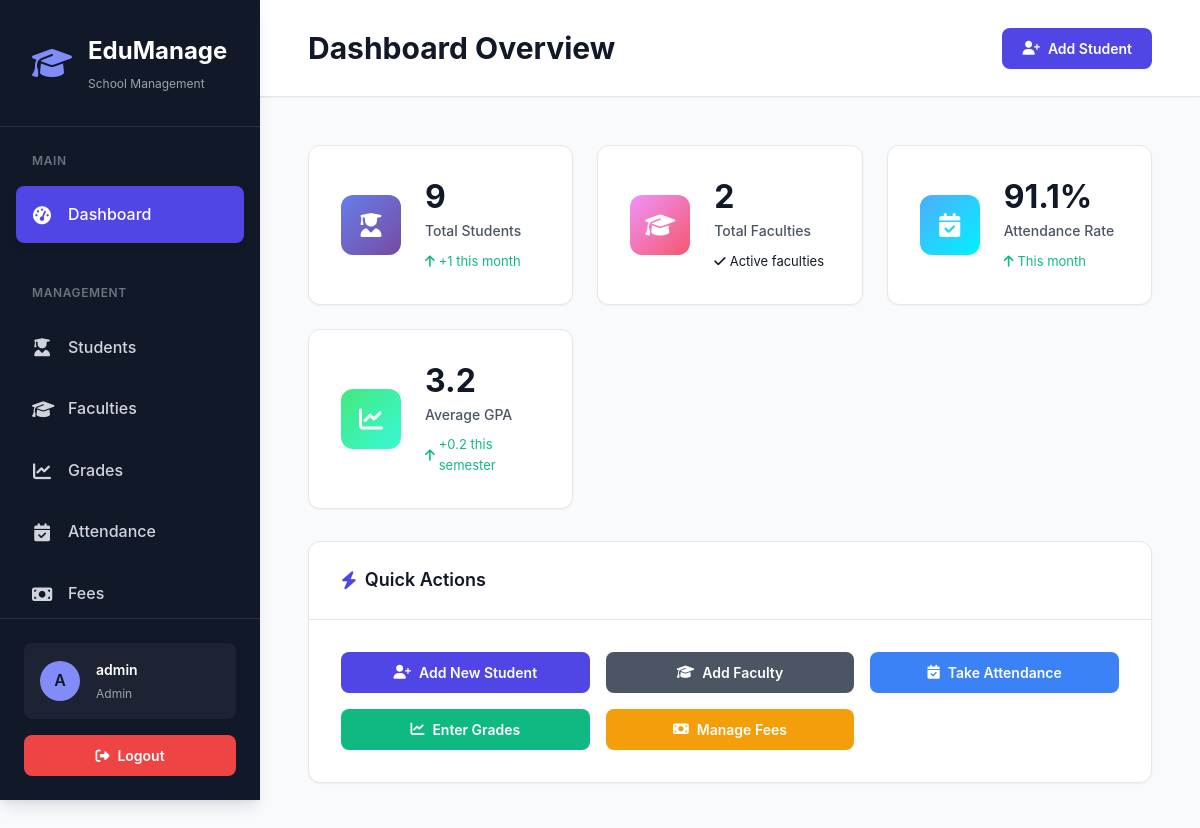
The page /dashboard (signed in) on the database its author committed.
### models.py (models this page shows, shortened)
class User(UserMixin, db.Model):
    __tablename__ = 'user'
    id = db.Column(db.Integer, primary_key=True)
    username = db.Column(db.String(150), unique=True, nullable=False, index=True)
    email = db.Column(db.String(150), unique=True, nullable=False, index=True)
    password_hash = db.Column(db.String(255), nullable=False)
    role = db.Column(db.String(50), default='admin')  # admin, teacher, staff
    first_name = db.Column(db.String(50))
    last_name = db.Column(db.String(50))
    phone = db.Column(db.String(20))
    profile_image = db.Column(db.String(255))
    created_at = db.Column(db.DateTime, default=datetime.utcnow)
    updated_at = db.Column(db.DateTime, default=datetime.utcnow, onupdate=datetime.utcnow)
    last_login = db.Column(db.DateTime)
    is_active = db.Column(db.Boolean, default=True)
    events_created = db.relationship('Event', backref='creator', lazy=True)

### app.py (the view)
@app.route('/dashboard')
@login_required
def dashboard():
    if current_user.role == 'student':
        return render_template('dashboard.html')
    total_students = Student.query.filter_by(status='active').count()
    total_subjects = Subject.query.count()
    thirty_days_ago = datetime.now() - timedelta(days=30)
    recent_enrollments = Student.query.filter(Student.enrollment_date >= thirty_days_ago).count()
    current_month = datetime.now().month
    current_year = datetime.now().year
    total_attendance = Attendance.query.filter(
        func.extract('month', Attendance.date) == current_month,
        func.extract('year', Attendance.date) == current_year
    ).count()
    present_attendance = Attendance.query.filter(
        func.extract('month', Attendance.date) == current_month,
        func.extract('year', Attendance.date) == current_year,
        Attendance.status == 'present'
    ).count()
    attendance_rate = 0
    if total_attendance and total_attendance > 0:
        attendance_rate = round((present_attendance / total_attendance) * 100, 1)
    grade_distribution = db.session.query(
        Grade.letter_grade,
        func.count(Grade.id).label('count')
    ).group_by(Grade.letter_grade).all()
    return render_template('dashboard/index.html',
                         total_students=total_students,
                         total_subjects=total_subjects,
                         recent_enrollments=recent_enrollments,
                         attendance_rate=attendance_rate,
                         grade_distribution=grade_distribution)

### app.py (called while the page is built, shortened)
@login_manager.user_loader
def load_user(user_id):
    return User.query.get(int(user_id))

### templates/dashboard/index.html (shortened to what this page needs)
{% extends 'base.html' %}
{% block page_title %}Dashboard Overview{% endblock %}
{% block header_actions %}
{% if current_user.role in ['admin', 'teacher'] %}
<a href="{{ url_for('add_student') }}" class="btn btn-primary">
    <i class="fas fa-user-plus"></i>
    Add Student
</a>
{% endif %}
{% endblock %}
{% block content %}
<div class="animate-fade-in-up">
    <div class="stats-grid">
        <div class="stat-card">
            <div class="stat-icon students">
                <i class="fas fa-user-graduate"></i>
            </div>
            <div class="stat-content">
                <div class="stat-value">{{ total_students }}</div>
                <div class="stat-label">Total Students</div>
                <div class="stat-change positive">
                    <i class="fas fa-arrow-up"></i>
                    <span>+{{ recent_enrollments }} this month</span>
                </div>
            </div>
        </div>
        <div class="stat-card">
            <div class="stat-icon subjects">
                <i class="fas fa-graduation-cap"></i>
            </div>
            <div class="stat-content">
                <div class="stat-value">{{ total_subjects }}</div>
                <div class="stat-label">Total Faculties</div>
                <div class="stat-change">
                    <i class="fas fa-check"></i>
                    <span>Active faculties</span>
                </div>
            </div>
        </div>
        <div class="stat-card">
            <div class="stat-icon attendance">
                <i class="fas fa-calendar-check"></i>
            </div>
            <div class="stat-content">
                <div class="stat-value">{{ attendance_rate }}%</div>
                <div class="stat-label">Attendance Rate</div>
                <div class="stat-change {% if attendance_rate >= 90 %}positive{% elif attendance_rate >= 80 %}{% else %}negative{% endif %}">
                    <i class="fas fa-{% if attendance_rate >= 90 %}arrow-up{% elif attendance_rate >= 80 %}minus{% else %}arrow-down{% endif %}"></i>
                    <span>This month</span>
                </div>
            </div>
        </div>
        <div class="stat-card">
            <div class="stat-icon performance">
                <i class="fas fa-chart-line"></i>
            </div>
            <div class="stat-content">
                <div class="stat-value">3.2</div>
                <div class="stat-label">Average GPA</div>
                <div class="stat-change positive">
                    <i class="fas fa-arrow-up"></i>
                    <span>+0.2 this semester</span>
                </div>
            </div>
        </div>
    </div>
    {% if current_user.role in ['admin', 'teacher'] %}
    <div class="card" style="margin-top: 1.5rem;">
        <div class="card-header">
            <h3><i class="fas fa-bolt"></i> Quick Actions</h3>
        </div>
        <div class="card-body">
            <div class="btn-group" style="display: grid; grid-template-columns: repeat(auto-fit, minmax(200px, 1fr)); gap: 1rem;">
                {% if current_user.role == 'admin' %}
                <a href="{{ url_for('add_student') }}" class="btn btn-primary">
                    <i class="fas fa-user-plus"></i>
                    Add New Student
                </a>
                <a href="{{ url_for('add_subject') }}" class="btn btn-secondary">
                    <i class="fas fa-graduation-cap"></i>
                    Add Faculty
                </a>
                {% endif %}
                {% if current_user.role in ['admin', 'teacher'] %}
                <a href="{{ url_for('record_attendance') }}" class="btn btn-info">
                    <i class="fas fa-calendar-check"></i>
                    Take Attendance
                </a>
                <a href="{{ url_for('add_grade') }}" class="btn btn-success">
                    <i class="fas fa-chart-line"></i>
                    Enter Grades
                </a>
                {% endif %}
                {% if current_user.role == 'admin' %}
                <a href="{{ url_for('admin_fees') }}" class="btn btn-warning">
                    <i class="fas fa-money-bill"></i>
                    Manage Fees
                </a>
                {% endif %}
            </div>
        </div>
    </div>
    {% endif %}
</div>
{% endblock %}

### templates/base.html (shortened to what this page needs)
<!DOCTYPE html>
<html lang="en">
<head>
    <link rel="stylesheet" href="https://cdnjs.cloudflare.com/ajax/libs/font-awesome/6.4.0/css/all.min.css">
    <link rel="stylesheet" href="{{ url_for('static', filename='style_modern.css') }}">
</head>
<body>
    {% if current_user.is_authenticated %}
    <div class="app-container">
        <aside class="sidebar" id="sidebar">
            <div class="sidebar-header">
                <a href="{{ url_for('dashboard') }}" class="sidebar-logo">
                    <i class="fas fa-graduation-cap"></i>
                    <div class="sidebar-logo-text">
                        <h1>EduManage</h1>
                        <p>School Management</p>
                    </div>
                </a>
            </div>
            <nav class="sidebar-nav">
                {% if current_user.role == 'student' %}
                <div class="nav-section">
                    <div class="nav-section-title">Student Portal</div>
                    <a href="{{ url_for('student_dashboard') }}" class="nav-link {{ 'active' if request.endpoint == 'student_dashboard' }}">
                        <i class="fas fa-tachometer-alt"></i>
                        <span>Dashboard</span>
                    </a>
                    <a href="{{ url_for('student_profile') }}" class="nav-link {{ 'active' if request.endpoint and 'student_profile' in request.endpoint }}">
                        <i class="fas fa-user"></i>
                        <span>My Profile</span>
                    </a>
                    <a href="{{ url_for('student_my_grades') }}" class="nav-link {{ 'active' if request.endpoint and 'student_my_grades' in request.endpoint }}">
                        <i class="fas fa-star"></i>
                        <span>My Grades</span>
                    </a>
                    <a href="{{ url_for('student_my_attendance') }}" class="nav-link {{ 'active' if request.endpoint and 'student_my_attendance' in request.endpoint }}">
                        <i class="fas fa-calendar-check"></i>
                        <span>My Attendance</span>
                    </a>
                    <a href="{{ url_for('student_my_fees') }}" class="nav-link {{ 'active' if request.endpoint and 'student_my_fees' in request.endpoint }}">
                        <i class="fas fa-money-bill-wave"></i>
                        <span>My Fees</span>
                    </a>
                </div>
                {% else %}
                <div class="nav-section">
                    <div class="nav-section-title">Main</div>
                    <a href="{{ url_for('dashboard') }}" class="nav-link {{ 'active' if request.endpoint == 'dashboard' }}">
                        <i class="fas fa-tachometer-alt"></i>
                        <span>Dashboard</span>
                    </a>
                </div>
                <div class="nav-section">
                    <div class="nav-section-title">Management</div>
                    <a href="{{ url_for('students') }}" class="nav-link {{ 'active' if request.endpoint and 'students' in request.endpoint and 'student_' not in request.endpoint }}">
                        <i class="fas fa-user-graduate"></i>
                        <span>Students</span>
                    </a>
                    <a href="{{ url_for('subjects') }}" class="nav-link {{ 'active' if request.endpoint and 'subject' in request.endpoint }}">
                        <i class="fas fa-graduation-cap"></i>
                        <span>Faculties</span>
                    </a>
                    <a href="{{ url_for('grades') }}" class="nav-link {{ 'active' if request.endpoint and 'grades' == request.endpoint }}">
                        <i class="fas fa-chart-line"></i>
                        <span>Grades</span>
                    </a>
                    <a href="{{ url_for('attendance') }}" class="nav-link {{ 'active' if request.endpoint and 'attendance' == request.endpoint }}">
                        <i class="fas fa-calendar-check"></i>
                        <span>Attendance</span>
                    </a>
                    <a href="{{ url_for('fees') }}" class="nav-link {{ 'active' if request.endpoint and 'fees' in request.endpoint }}">
                        <i class="fas fa-money-bill"></i>
                        <span>Fees</span>
                    </a>
                </div>
                {% endif %}
            </nav>
            <div class="sidebar-footer">
                <div class="user-info">
                    <div class="user-avatar">
                        {% if current_user.role == 'student' %}
                            {{ current_user.username[0].upper() }}{{ current_user.username[1].upper() if current_user.username|length > 1 else '' }}
                        {% else %}
                            {{ current_user.username[0].upper() }}
                        {% endif %}
                    </div>
                    <div class="user-details">
                        <h4>{{ current_user.username }}</h4>
                        <p>{{ current_user.role.title() }}</p>
                    </div>
                </div>
                <a href="{{ url_for('logout') }}" class="btn btn-danger btn-block">
                    <i class="fas fa-sign-out-alt"></i>
                    <span>Logout</span>
                </a>
            </div>
        </aside>
        <main class="main-content">
            <div class="content-header">
                <div class="content-header-inner">
                    <div>
                        <h1 class="page-title">{% block page_title %}Dashboard{% endblock %}</h1>
                    </div>
                    <div class="header-actions">
                        {% block header_actions %}{% endblock %}
                    </div>
                </div>
            </div>
            <div class="content-body">
                {% block content %}{% endblock %}
            </div>
        </main>
    </div>
    {% endif %}
</body>
</html>

### templates/dashboard/index.html (style rules this page uses)
.stat-card { opacity: 0; transform: translateY(20px); transition: all 0.3s ease; }

### rows shown on the page
User: username "A", username "admin", role "Admin"

### other values the page prints
{{ total_students }} "9"
{{ recent_enrollments }} "1"
{{ total_subjects }} "2"
{{ attendance_rate }} "91.1"
